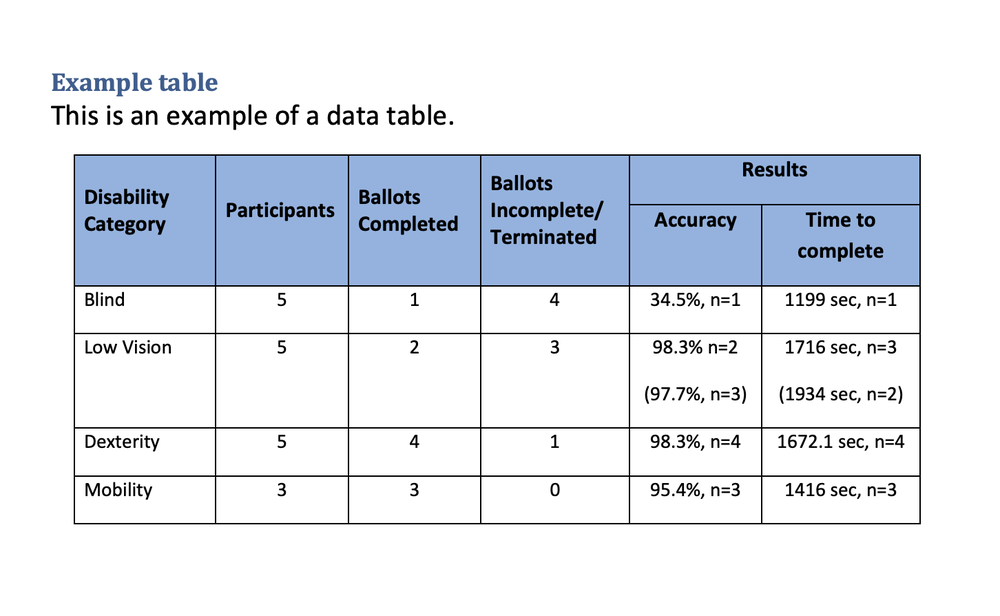
#> input picture table_extraction/image copy.png, 1000 x 616 px, shrunk from 1452 x 894 before the run
$ jupyter execute --allow-errors exp1.ipynb
#> lines starting #> are read from the running program, lines starting #| are printed output that depends on the picture; after the words box and inside, x2 and y2 are one past the last pixel; in counts of white or black regions, pixels touching at a corner belong together
[cell 1]
from pdf2image import convert_from_path
from img2table.document import Image
from img2table.ocr import TesseractOCR
from io import BytesIO

# Convert PDF to images
#> (the rest of this cell did not finish here and is left out)

[cell 2]
from PIL import Image
import pytesseract

# Load the image
img = Image.open('image copy.png')
#> img is the input picture: PIL image 1000x616 RGBA; mean R, G, B, A 226.2, 231, 238.4, 255

# Extract text
#> (the rest of this cell did not finish here and is left out)

[cell 3]
import cv2
import pytesseract

# Load the image
img = cv2.imread('image.png', 0)
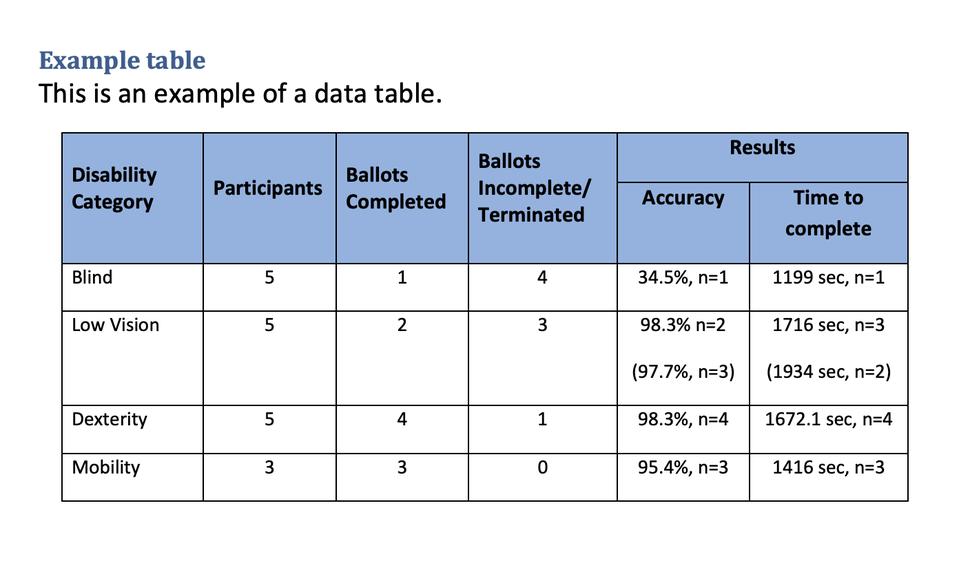
#> input picture table_extraction/image.png, 970 x 563 px, shrunk from 1408 x 818 before the run
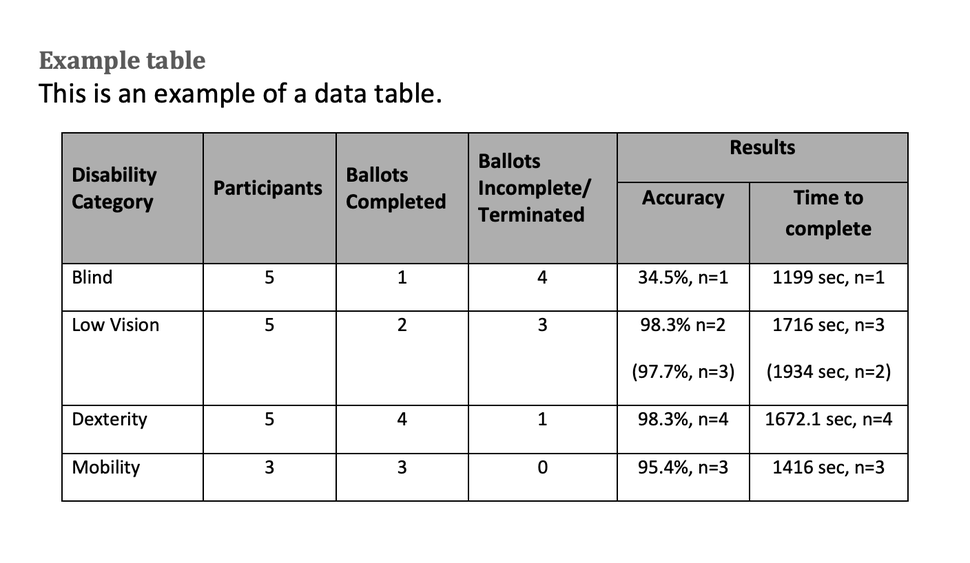
#> img: shape (563, 970); min 0, max 255, mean 227.2

# Pre-process (thresholding for better OCR)
_, thresh = cv2.threshold(img, 150, 255, cv2.THRESH_BINARY)
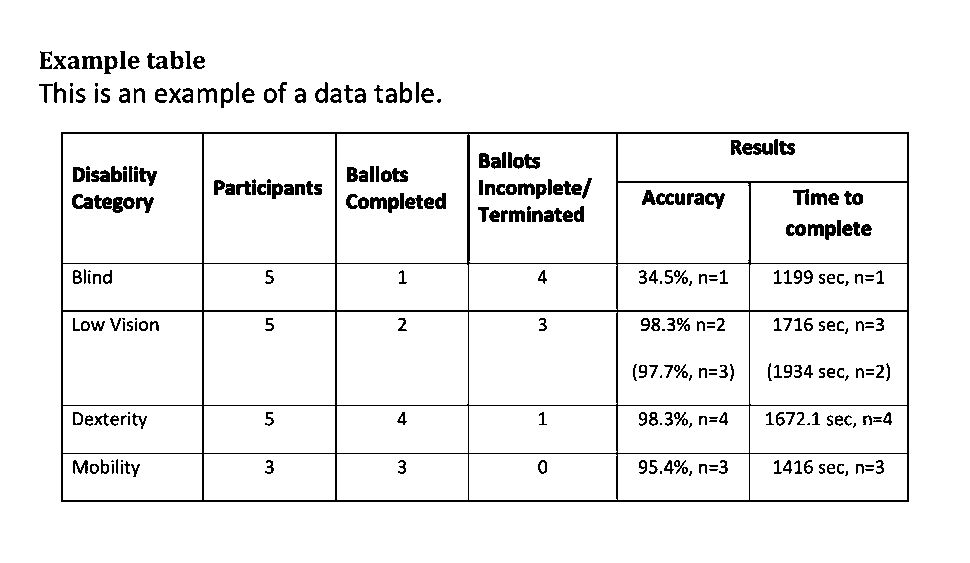
#> thresh: shape (563, 970); 94.1% white; black in thin lines or dots, all inside (x1, y1, x2, y2) = (39, 51, 909, 502)

# OCR to extract text
#> (the rest of this cell did not finish here and is left out)
